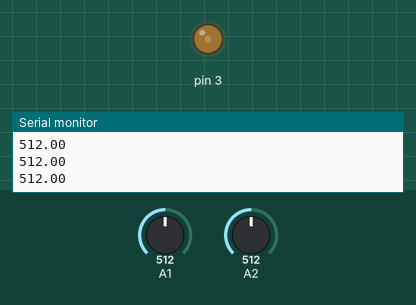
The sketch below on a simulated Arduino Uno, built with avr-gcc and run on an emulated ATmega328P. Shown: output pins drawn as LEDs (lit = HIGH), the last lines printed to the serial monitor. Inputs (shaded band) come from the test bench; at power-on: A2 = 512, A1 = 512.

Above: at 1.2 s.
1.3 s: A2 set to 390
At 1.84 s:
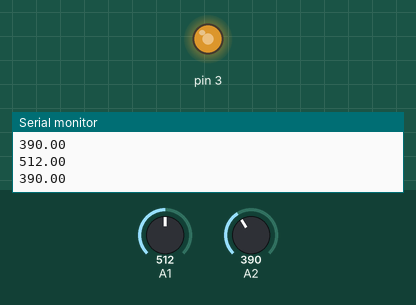
4.3 s: A1 set to 390
5.8 s: A1 set to 410
At 7.4 s:
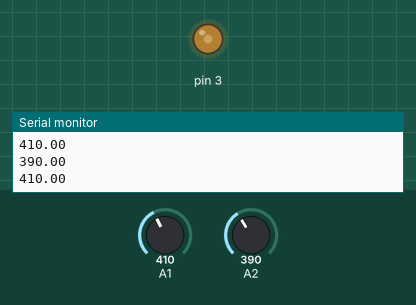
8.8 s: A2 set to 306
11.8 s: A2 set to 511
13.3 s: A2 set to 122
At 13.8 s:
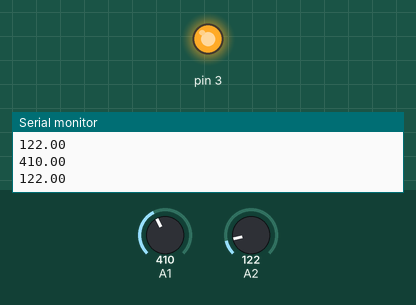
Timing chart, 0 to 15.8 s (numbered marks = the images above; inputs shaded):
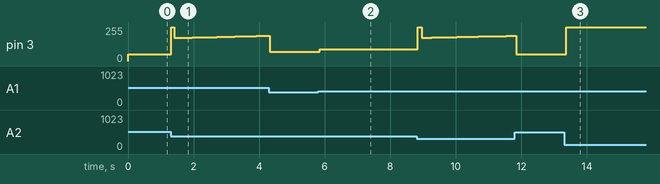

The sketch:

PIDcasifinal.ino
```cpp
#include <PID_v1.h>
#include <PIDController.h>
float sensorValue;

//Define Variables we'll be connecting to
double Setpoint, Input, Output;

//Define the aggressive and conservative Tuning Parameters
double aggKp=1, aggKi=0.05, aggKd=2;
double consKp=1, consKi=0.05, consKd=2;

//Specify the links and initial tuning parameters
PID myPID(&Input, &Output, &Setpoint, consKp, consKi, consKd, DIRECT);

void setup(){
  //initialize the variables we're linked to
  Input = analogRead(A1);
  Setpoint = analogRead(A2);
  //turn the PID on
  myPID.SetMode(AUTOMATIC);
  Serial.begin(9600);
}

void loop(){
  Input = analogRead(A2);
  Setpoint = analogRead(A1);
  double gap = abs(Setpoint-Input); //distance away from setpoint
  if(gap < 400){
    //we're close to setpoint, use conservative tuning parameters
    myPID.SetTunings(consKp, consKi, consKd);
  }else{
    //we're far from setpoint, use aggressive tuning parameters
    myPID.SetTunings(aggKp, aggKi, aggKd);
  }
  myPID.SetOutputLimits(51,255);
  myPID.Compute();
  analogWrite(3,Output);
  Serial.println(Input);
  Serial.println(Setpoint);
}
```

Measured:
- after the input at 1.3 s, pin 3: 51/255 → 255/255 at once, → 174/255 0.10 s later, → 175/255 0.22 s later, → 176/255 0.10 s later, … (18 changes in this stretch)
- after the input at 5.8 s, pin 3: 68/255 → 88/255 at once, → 89/255 0.98 s later, → 90/255 1.1 s later
- after the input at 13.3 s, pin 3: 51/255 → 255/255 after 0.06 s
